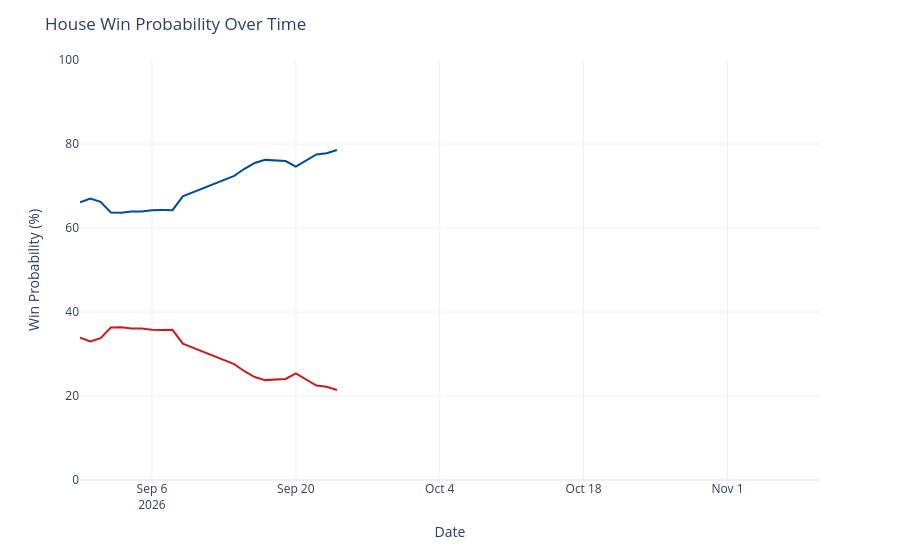

The notebook cell saved with this chart:
### Code cell
chance_over_time = output_ts[(output_ts['geo'] == 'US House') &
                             (output_ts['type'] == 'chance')]
chance_over_time['rep_chance'] = chance_over_time['y'].map(lambda x: 100 - x)
chance_over_time = chance_over_time.rename({'y': 'Democrats', 'rep_chance': 'Republicans'}, axis=1)
chance_time_ser = px.line(chance_over_time, x='date', y=['Democrats', 'Republicans'], template='plotly_white',
                         color_discrete_map={'Democrats': '#004b97', 'Republicans': '#c71e1d'},)
chance_time_ser.update_traces(hovertemplate="%{y:.1f}%")
chance_time_ser.update_layout(
    xaxis=dict(range=[pd.to_datetime('2026-08-30'), pd.to_datetime('2026-11-10')]),
    yaxis=dict(range=[0, 100]),
    xaxis_title='Date',
    yaxis_title='Win Probability (%)',
    title=dict(text="House Win Probability Over Time"),
    hovermode="x",
    showlegend=False
)
chance_time_ser

### Figure 1 — Plotly figure (JSON) as saved in the notebook; plotly's stock layout.template omitted (floating-point values rounded to 4 significant figures)
{"data": [{"hovertemplate": "%{y:.1f}%", "legendgroup": "Democrats", "line": {"color": "#004b97", "dash": "solid"}, "marker": {"symbol": "circle"}, "mode": "lines", "name": "Democrats", "orientation": "v", "showlegend": true, "type": "scatter", "x": ["2026-08-30", "2026-08-31", "2026-09-01", "2026-09-02", "2026-09-03", "2026-09-04", "2026-09-05", "2026-09-06", "2026-09-07", "2026-09-08", "2026-09-09", "2026-09-14", "2026-09-15", "2026-09-16", "2026-09-17", "2026-09-18", "2026-09-19", "2026-09-20", "2026-09-21", "2026-09-22", "2026-09-23", "2026-09-24"], "xaxis": "x", "y": [66.12, 67.02, 66.25, 63.69, 63.65, 63.91, 63.91, 64.23, 64.27, 64.25, 67.54, 72.39, 74.1, 75.49, 76.22, 76.08, 75.94, 74.59, 76.12, 77.51, 77.78, 78.58], "yaxis": "y"}, {"hovertemplate": "%{y:.1f}%", "legendgroup": "Republicans", "line": {"color": "#c71e1d", "dash": "solid"}, "marker": {"symbol": "circle"}, "mode": "lines", "name": "Republicans", "orientation": "v", "showlegend": true, "type": "scatter", "x": ["2026-08-30", "2026-08-31", "2026-09-01", "2026-09-02", "2026-09-03", "2026-09-04", "2026-09-05", "2026-09-06", "2026-09-07", "2026-09-08", "2026-09-09", "2026-09-14", "2026-09-15", "2026-09-16", "2026-09-17", "2026-09-18", "2026-09-19", "2026-09-20", "2026-09-21", "2026-09-22", "2026-09-23", "2026-09-24"], "xaxis": "x", "y": [33.88, 32.98, 33.75, 36.31, 36.35, 36.09, 36.09, 35.77, 35.73, 35.75, 32.46, 27.61, 25.9, 24.51, 23.78, 23.92, 24.06, 25.41, 23.88, 22.49, 22.22, 21.42], "yaxis": "y"}], "layout": {"hovermode": "x", "legend": {"title": {"text": "variable"}, "tracegroupgap": 0}, "margin": {"t": 60}, "showlegend": false, "title": {"text": "House Win Probability Over Time"}, "xaxis": {"anchor": "y", "domain": [0, 1], "range": ["2026-08-30T00:00:00", "2026-11-10T00:00:00"], "title": {"text": "Date"}}, "yaxis": {"anchor": "x", "domain": [0, 1], "range": [0, 100], "title": {"text": "Win Probability (%)"}}}}
